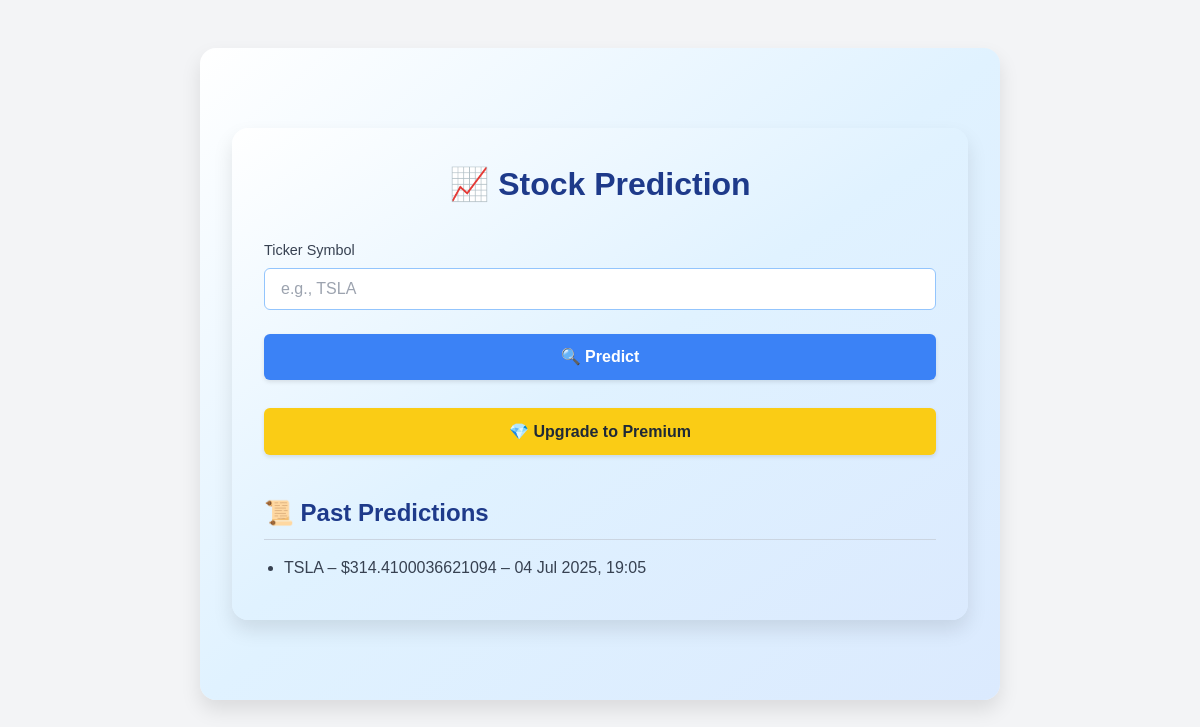
The app's page / (signed in) with its own data.
### api/models.py (models this page shows, shortened)
class Prediction(models.Model):
    user = models.ForeignKey(User, on_delete=models.CASCADE)
    ticker = models.CharField(max_length=10)
    predicted_price = models.FloatField()
    created_at = models.DateTimeField(auto_now_add=True)
    metrics = models.JSONField(default=dict)
    chart1_path = models.CharField(max_length=255)
    chart2_path = models.CharField(max_length=255)

### api/views.py (the view, shortened to what this page needs)
# urls.py: path("", dashboard, name="dashboard"),
@login_required
def dashboard(request):
    prediction = None
    chart1_url = chart2_url = None
    user = request.user
    return render(request, "dashboard.html", {
        "prediction": prediction,
        "chart1_url": chart1_url,
        "chart2_url": chart2_url,
        "past_predictions": Prediction.objects.filter(user=user).order_by("-created_at"),
        "is_paid": Membership.objects.filter(user=request.user, is_paid=True).exists(),
    })

### templates/dashboard.html (shortened to what this page needs)
{% extends "base.html" %}
{% block content %}
<div class="container">
  <h1 class="heading">📈 Stock Prediction</h1>
  <form id="predict-form" method="POST">
    <div class="form-group">
      <label for="ticker">Ticker Symbol</label>
      <input type="text" name="ticker" id="ticker" placeholder="e.g., TSLA" required autocomplete="off">
    </div>
    <button type="submit" class="btn btn-primary">🔍 Predict</button>
  </form>
  {% if not is_paid %}
  <form action="/create-checkout-session/" method="GET" class="mt-4">
    <button class="btn btn-yellow mt-3">💎 Upgrade to Premium</button>
  </form>
  {% endif %}
  <div class="past-section">
    <h2 class="past-title">📜 Past Predictions</h2>
    <ul class="past-list">
      {% for p in past_predictions %}
        <li>{{ p.ticker }} – ${{ p.predicted_price }} – {{ p.created_at|date:"d M Y, H:i" }}</li>
      {% empty %}
        <li>No predictions yet.</li>
      {% endfor %}
    </ul>
  </div>
</div>
{% endblock %}

### templates/dashboard.html (style rules this page uses)
.container { max-width: 800px; margin: 3rem auto; padding: 2rem; background: linear-gradient(to bottom right, #ffffff, #e0f2ff, #dbeafe); border-radius: 1rem; box-shadow: 0 10px 20px rgba(0, 0, 0, 0.1); font-family: sans-serif; }
.heading { font-size: 2rem; font-weight: bold; text-align: center; color: #1e3a8a; margin-bottom: 2rem; }
.form-group { margin-bottom: 1.5rem; }
label { display: block; font-size: 0.9rem; font-weight: 500; margin-bottom: 0.4rem; color: #374151; }
input[type="text"] { width: 100%; padding: 0.5rem 1rem; border: 1px solid #93c5fd; border-radius: 0.375rem; background-color: white; transition: 0.2s ease; }
.btn { width: 100%; padding: 0.7rem; font-weight: 600; border: none; border-radius: 0.375rem; cursor: pointer; transition: background-color 0.2s ease; box-shadow: 0 2px 4px rgba(0, 0, 0, 0.1); }
.btn-primary { background-color: #3b82f6; color: white; }
.btn-yellow { background-color: #facc15; color: #1f2937; }
.past-section { margin-top: 2.5rem; }
.past-title { font-size: 1.5rem; font-weight: 600; color: #1e3a8a; padding-bottom: 0.5rem; border-bottom: 1px solid #cbd5e1; margin-bottom: 1rem; }
.past-list { list-style: disc; padding-left: 1.25rem; color: #374151; }
.past-list li { margin-bottom: 0.5rem; }

### records on screen
Prediction: ticker "TSLA", predicted_price "314.4100036621094", created_at "04 Jul 2025, 19:05"
